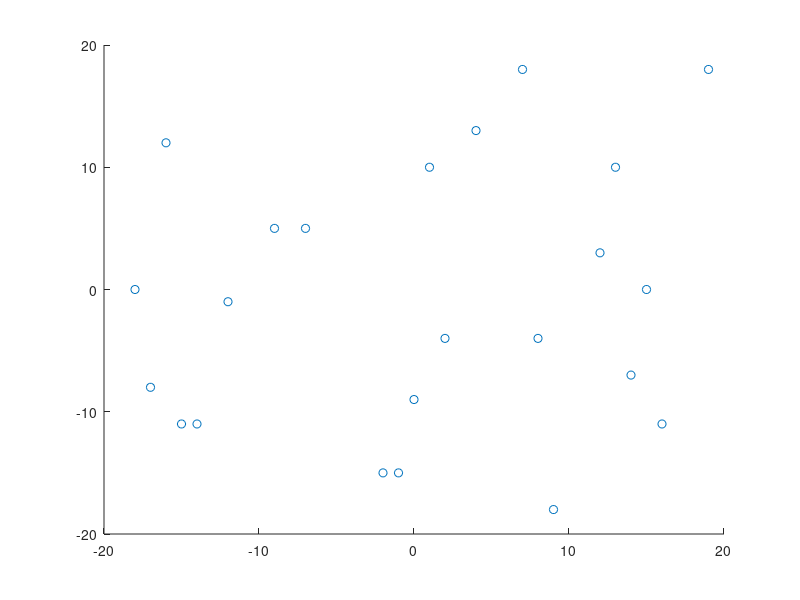
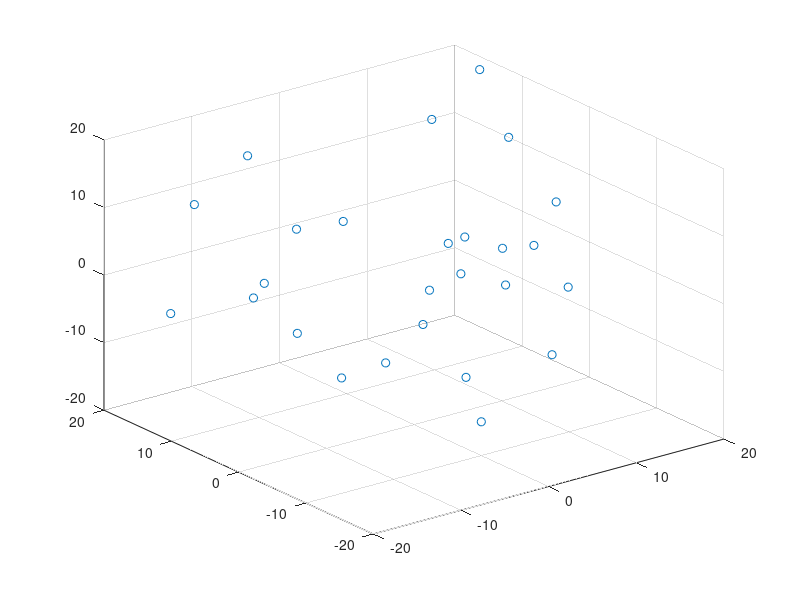

Recreate these plots in MATLAB, in order. (Note: this script raises an error after producing the figures.)
clear;clc;close all
load ('matricesPr2.mat')

num1= Xnum(1,:)
nume3=reshape(num1,5,4)
imshow(nume3)

num2= Xnum(2,:)
nume1=reshape(num2,5,4)
imshow(nume1)

num3= Xnum(3,:)
nume4=reshape(num3,5,4)
imshow(nume4)
%%%%%%%%%%

num4= Xnum(4,:)
nume2=reshape(num4,5,4)
imshow(nume2)


Xlet1 = im1(:)
Xletters = Xlet1'

Xlet2 = im2(:)
Xletters2 = Xlet2'
Xletters(2,:)= Xletters2

Xlet3 = im3(:)
Xletters3 = Xlet3'
Xletters(3,:)= Xletters3

x= X1(:,1)
y= X1(:,2)
scatter(x,y)
figure;
x1= X2(:,1)
y2= X2(:,2)
z2= X2(:,3)
scatter3(x1,y2,z2)

carData=xlsread ('cars.xlsx')
%todas las filas de las columan del 1 al 3
Xcars =  carData(:,1:3);


